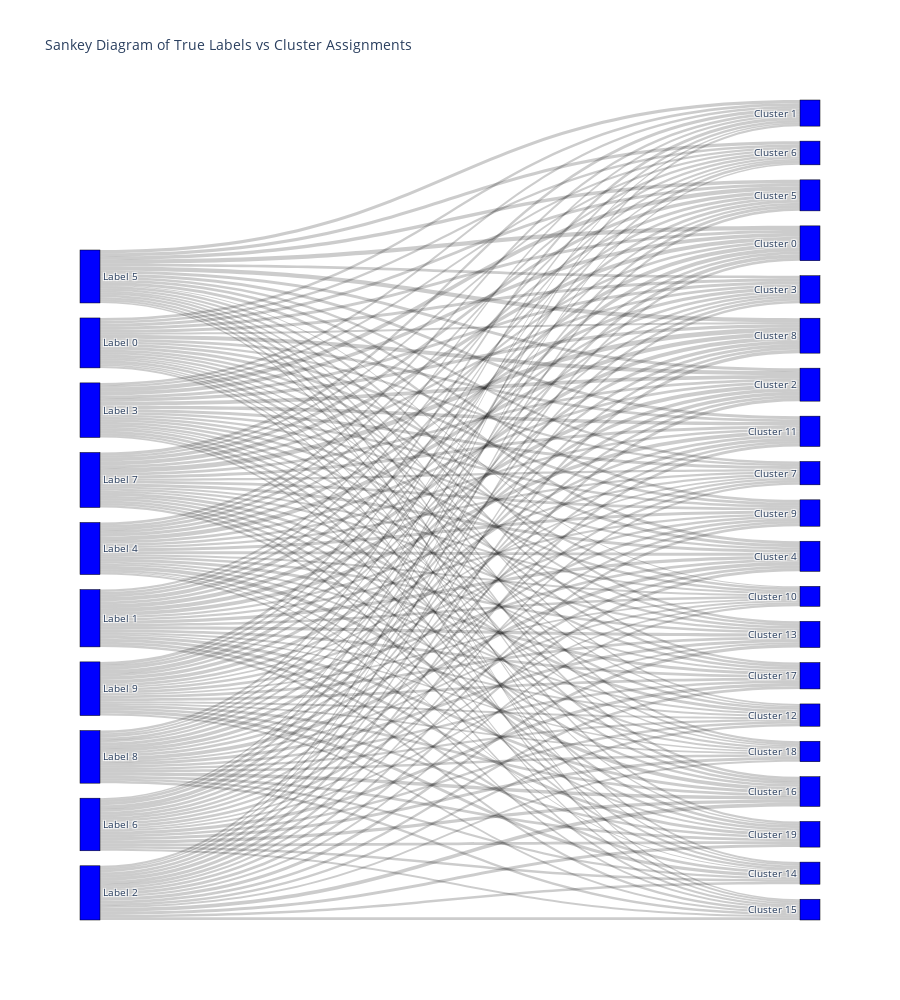

Notebook source saved alongside this figure:
### Code cell
class_representatives_lst, priors_tmp, assignments_digits, log_likelihoods_tmp = results[18]  # K=20
example_1 = F_train[10].flatten() / 255
plt.imshow(recover_image_matrix(example_1), cmap = 'gray')
plt.show()
plt.imshow(mask1.reshape((28,28)), cmap = 'gray')
plt.show()
example_1_imputed = em_impute(example_1, mask1, class_representatives_lst, priors_tmp, K = 20, binarize=False)
plt.imshow(recover_image_matrix(example_1_imputed), cmap = 'gray')
plt.show()
print_evaluation_results(E_train[:N], assignments_digits)
sankey_plot(E_train[:N], assignments_digits)

### Figure 1 — Plotly figure (JSON) as saved in the notebook; plotly's stock layout.template omitted (floating-point values rounded to 4 significant figures; data arrays with more than 128 entries replaced by an {"elided": "..."} marker saying what was removed)
{"data": [{"link": {"source": {"elided": "200 int values"}, "target": {"elided": "200 int values"}, "value": {"elided": "200 int values"}}, "node": {"color": "blue", "label": ["Label 0", "Label 1", "Label 2", "Label 3", "Label 4", "Label 5", "Label 6", "Label 7", "Label 8", "Label 9", "Cluster 0", "Cluster 1", "Cluster 2", "Cluster 3", "Cluster 4", "Cluster 5", "Cluster 6", "Cluster 7", "Cluster 8", "Cluster 9", "Cluster 10", "Cluster 11", "Cluster 12", "Cluster 13", "Cluster 14", "Cluster 15", "Cluster 16", "Cluster 17", "Cluster 18", "Cluster 19"], "line": {"color": "black", "width": 0.5}, "pad": 15, "thickness": 20}, "type": "sankey"}], "layout": {"font": {"size": 10}, "height": 1000, "title": {"text": "Sankey Diagram of True Labels vs Cluster Assignments"}}}
